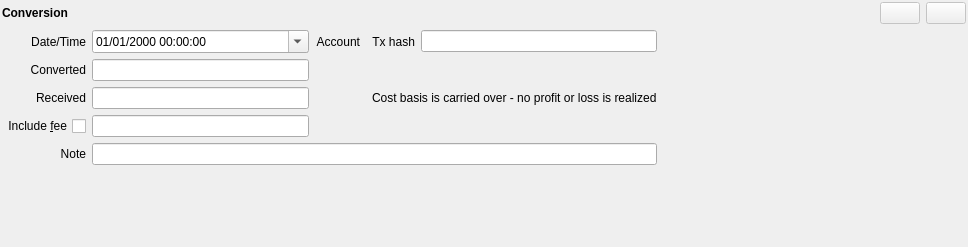
<?xml version="1.0" encoding="UTF-8"?>
<ui version="4.0">
 <class>ConversionOperation</class>
 <widget class="QWidget" name="ConversionOperation">
  <property name="geometry">
   <rect>
    <x>0</x>
    <y>0</y>
    <width>968</width>
    <height>247</height>
   </rect>
  </property>
  <property name="windowTitle">
   <string>Form</string>
  </property>
  <layout class="QGridLayout" name="layout">
   <property name="leftMargin">
    <number>2</number>
   </property>
   <property name="topMargin">
    <number>2</number>
   </property>
   <property name="rightMargin">
    <number>2</number>
   </property>
   <property name="bottomMargin">
    <number>2</number>
   </property>
   <item row="0" column="0">
    <widget class="QLabel" name="main_label">
     <property name="font">
      <font>
       <bold>true</bold>
      </font>
     </property>
     <property name="text">
      <string>Conversion</string>
     </property>
    </widget>
   </item>
   <item row="0" column="6">
    <spacer name="horizontal_spacer">
     <property name="orientation">
      <enum>Qt::Orientation::Horizontal</enum>
     </property>
     <property name="sizeHint" stdset="0">
      <size>
       <width>40</width>
       <height>20</height>
      </size>
     </property>
    </spacer>
   </item>
   <item row="0" column="7">
    <widget class="QPushButton" name="commit_button">
     <property name="enabled">
      <bool>false</bool>
     </property>
     <property name="toolTip">
      <string>Commit changes</string>
     </property>
     <property name="text">
      <string/>
     </property>
    </widget>
   </item>
   <item row="0" column="8">
    <widget class="QPushButton" name="revert_button">
     <property name="enabled">
      <bool>false</bool>
     </property>
     <property name="acceptDrops">
      <bool>false</bool>
     </property>
     <property name="toolTip">
      <string>Cancel changes</string>
     </property>
     <property name="text">
      <string/>
     </property>
    </widget>
   </item>
   <item row="1" column="0">
    <widget class="QLabel" name="date_label">
     <property name="text">
      <string>Date/Time</string>
     </property>
     <property name="alignment">
      <set>Qt::AlignmentFlag::AlignRight|Qt::AlignmentFlag::AlignTrailing|Qt::AlignmentFlag::AlignVCenter</set>
     </property>
    </widget>
   </item>
   <item row="1" column="1">
    <widget class="QDateTimeEdit" name="timestamp">
     <property name="displayFormat">
      <string>dd/MM/yyyy hh:mm:ss</string>
     </property>
     <property name="calendarPopup">
      <bool>true</bool>
     </property>
     <property name="timeSpec">
      <enum>Qt::TimeSpec::UTC</enum>
     </property>
    </widget>
   </item>
   <item row="1" column="2">
    <widget class="QLabel" name="account_label">
     <property name="text">
      <string>Account</string>
     </property>
     <property name="alignment">
      <set>Qt::AlignmentFlag::AlignRight|Qt::AlignmentFlag::AlignTrailing|Qt::AlignmentFlag::AlignVCenter</set>
     </property>
    </widget>
   </item>
   <item row="1" column="3">
    <widget class="ReferenceSelectorWidget" name="account_widget"/>
   </item>
   <item row="1" column="4">
    <widget class="QLabel" name="tx_hash_label">
     <property name="text">
      <string>Tx hash</string>
     </property>
     <property name="alignment">
      <set>Qt::AlignmentFlag::AlignRight|Qt::AlignmentFlag::AlignTrailing|Qt::AlignmentFlag::AlignVCenter</set>
     </property>
    </widget>
   </item>
   <item row="1" column="5">
    <widget class="QLineEdit" name="tx_hash"/>
   </item>
   <item row="2" column="0">
    <widget class="QLabel" name="converted_label">
     <property name="text">
      <string>Converted</string>
     </property>
     <property name="alignment">
      <set>Qt::AlignmentFlag::AlignRight|Qt::AlignmentFlag::AlignTrailing|Qt::AlignmentFlag::AlignVCenter</set>
     </property>
    </widget>
   </item>
   <item row="2" column="1">
    <widget class="QLineEdit" name="out_qty">
     <property name="alignment">
      <set>Qt::AlignmentFlag::AlignRight|Qt::AlignmentFlag::AlignTrailing|Qt::AlignmentFlag::AlignVCenter</set>
     </property>
    </widget>
   </item>
   <item row="2" column="2" colspan="2">
    <widget class="ReferenceSelectorWidget" name="out_symbol_widget"/>
   </item>
   <item row="3" column="0">
    <widget class="QLabel" name="received_label">
     <property name="text">
      <string>Received</string>
     </property>
     <property name="alignment">
      <set>Qt::AlignmentFlag::AlignRight|Qt::AlignmentFlag::AlignTrailing|Qt::AlignmentFlag::AlignVCenter</set>
     </property>
    </widget>
   </item>
   <item row="3" column="1">
    <widget class="QLineEdit" name="in_qty">
     <property name="alignment">
      <set>Qt::AlignmentFlag::AlignRight|Qt::AlignmentFlag::AlignTrailing|Qt::AlignmentFlag::AlignVCenter</set>
     </property>
    </widget>
   </item>
   <item row="3" column="2" colspan="2">
    <widget class="ReferenceSelectorWidget" name="in_symbol_widget"/>
   </item>
   <item row="3" column="4" colspan="2">
    <widget class="QLabel" name="basis_hint">
     <property name="text">
      <string>Cost basis is carried over - no profit or loss is realized</string>
     </property>
     <property name="alignment">
      <set>Qt::AlignmentFlag::AlignLeading|Qt::AlignmentFlag::AlignLeft|Qt::AlignmentFlag::AlignVCenter</set>
     </property>
    </widget>
   </item>
   <item row="4" column="0">
    <widget class="QCheckBox" name="fee_check">
     <property name="layoutDirection">
      <enum>Qt::LayoutDirection::RightToLeft</enum>
     </property>
     <property name="text">
      <string>Include &amp;fee</string>
     </property>
    </widget>
   </item>
   <item row="4" column="1">
    <widget class="QLineEdit" name="fee_qty">
     <property name="alignment">
      <set>Qt::AlignmentFlag::AlignRight|Qt::AlignmentFlag::AlignTrailing|Qt::AlignmentFlag::AlignVCenter</set>
     </property>
    </widget>
   </item>
   <item row="4" column="2" colspan="2">
    <widget class="ReferenceSelectorWidget" name="fee_symbol_widget"/>
   </item>
   <item row="5" column="0">
    <widget class="QLabel" name="note_label">
     <property name="text">
      <string>Note</string>
     </property>
     <property name="alignment">
      <set>Qt::AlignmentFlag::AlignRight|Qt::AlignmentFlag::AlignTrailing|Qt::AlignmentFlag::AlignVCenter</set>
     </property>
    </widget>
   </item>
   <item row="5" column="1" colspan="5">
    <widget class="QLineEdit" name="note"/>
   </item>
   <item row="6" column="0">
    <spacer name="vertical_spacer">
     <property name="orientation">
      <enum>Qt::Orientation::Vertical</enum>
     </property>
     <property name="sizeHint" stdset="0">
      <size>
       <width>20</width>
       <height>40</height>
      </size>
     </property>
    </spacer>
   </item>
  </layout>
 </widget>
 <customwidgets>
  <customwidget>
   <class>ReferenceSelectorWidget</class>
   <extends>QWidget</extends>
   <header>jal/widgets/reference_selector.h</header>
   <container>1</container>
  </customwidget>
 </customwidgets>
 <resources/>
 <connections/>
</ui>
